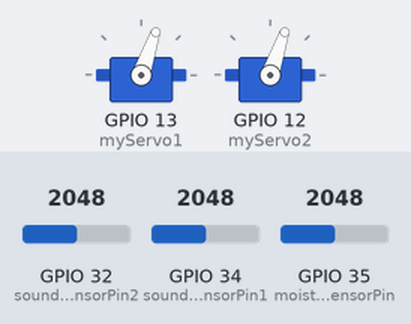
The sketch below on a simulated ESP32. Shown: 2 × servo. Inputs (shaded band) come from the test bench; at power-on: GPIO 32 (soundSensorPin2) = 2048, GPIO 34 (soundSensorPin1) = 2048, GPIO 35 (moistureSensorPin) = 2048. What the sketch prints to the serial monitor is not drawn.

Above: at 0.05 s.
At 0.95 s:
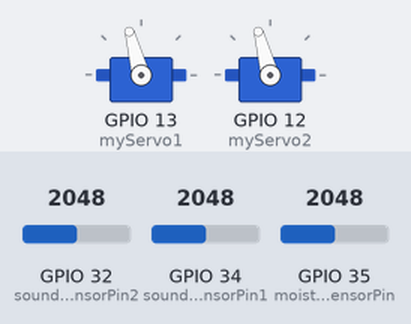
At 1.4 s:
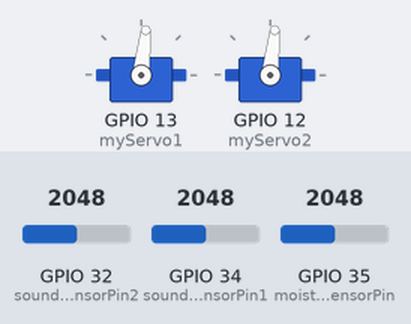
At 3.05 s:
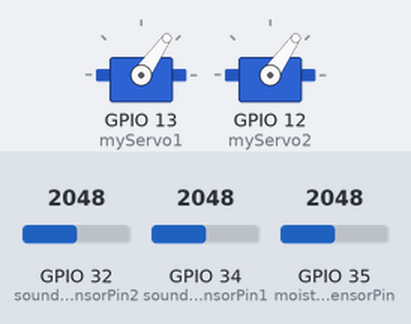
Timing chart, 0 to 7.7 s (numbered marks = the images above):
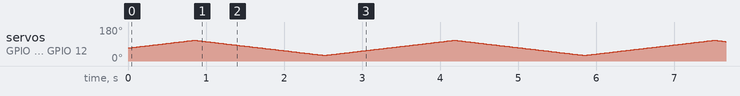

The sketch:

smart_cradle.ino
```cpp
#include <ESP32Servo.h>

Servo myServo1; // First Servo object
Servo myServo2; // Second Servo object

const int soundSensorPin1 = 34; // Sound sensor for the first servo
const int soundSensorPin2 = 32; // Sound sensor for the second servo
const int moistureSensorPin = 35; // Soil moisture sensor for controlling the servos

int thresholdHigh = 800;  // Sound level above which the servo should activate
int thresholdLow = 500;   // Sound level below which the servo should stop
int moistureThreshold = 600; // Threshold for soil moisture, adjust based on calibration
int moistureLevel = 0;    // Store the current moisture level

int pos1 = 70; // Initial position for the first servo
int pos2 = 70; // Initial position for the second servo
int increment1 = 1; // Step size for the first servo movement
int increment2 = -1; // Step size for the second servo movement (opposite direction)

bool servoActive1 = false; // Flag to indicate whether the first servo should move
bool servoActive2 = false; // Flag to indicate whether the second servo should move

unsigned long startMillis = 0; // Timer to track the 30 seconds of rotation
unsigned long rotateDuration = 30000; // 30 seconds in milliseconds

void setup() {
  myServo1.attach(13); // Attach the first servo to GPIO 13
  myServo2.attach(12); // Attach the second servo to GPIO 12

  pinMode(soundSensorPin1, INPUT); // Initialize the first sound sensor pin
  pinMode(soundSensorPin2, INPUT); // Initialize the second sound sensor pin
  pinMode(moistureSensorPin, INPUT); // Initialize the moisture sensor pin

  Serial.begin(115200); // Start serial communication for debugging
}

void loop() {
  int soundLevel1 = analogRead(soundSensorPin1); // Read the first sound sensor
  int soundLevel2 = analogRead(soundSensorPin2); // Read the second sound sensor
  moistureLevel = analogRead(moistureSensorPin); // Read the moisture sensor

  Serial.print("Sound Level 1: ");
  Serial.print(soundLevel1);
  Serial.print("\tSound Level 2: ");
  Serial.println(soundLevel2);
  Serial.print("\tMoisture Level: ");
  Serial.println(moistureLevel);

  // Check if the first sound sensor is above the threshold and activate the corresponding servo
  if (soundLevel1 > thresholdHigh && !servoActive1) {
    servoActive1 = true; // Start first servo movement
    startMillis = millis(); // Start the timer for 30 seconds
    Serial.println("Sound detected on Sensor 1! Starting rotation for Servo 1.");
  }

  // Check if the second sound sensor is above the threshold and activate the corresponding servo
  if (soundLevel2 > thresholdHigh && !servoActive2) {
    servoActive2 = true; // Start second servo movement
    startMillis = millis(); // Start the timer for 30 seconds
    Serial.println("Sound detected on Sensor 2! Starting rotation for Servo 2.");
  }

  // If the first servo is active, move it
  if (servoActive1) {
    myServo1.write(pos1);
    pos1 += increment1;
    if (pos1 >= 110 || pos1 <= 30) {
      increment1 = -increment1; // Reverse direction when limits are reached
    }

    // Stop after 30 seconds
    if (millis() - startMillis >= rotateDuration) {
      servoActive1 = false;
      myServo1.write(90); // Center the servo at 90°
      Serial.println("30 seconds passed. Stopping Servo 1.");
    }
  }

  // If the second servo is active, move it
  if (servoActive2) {
    myServo2.write(pos2);
    pos2 -= increment2; // Move in the opposite direction of Servo 1
    if (pos2 >= 110 || pos2 <= 30) {
      increment2 = -increment2; // Reverse direction when limits are reached
    }

    // Stop after 30 seconds
    if (millis() - startMillis >= rotateDuration) {
      servoActive2 = false;
      myServo2.write(90); // Center the servo at 90°
      Serial.println("30 seconds passed. Stopping Servo 2.");
    }
  }

  // If the moisture level is low and no sound is detected, stop all servos
  if (moistureLevel < moistureThreshold && !servoActive1 && !servoActive2) {
    myServo1.write(90); // Center all servos
    myServo2.write(90);
    Serial.println("Soil moisture is low! All servos stopped.");
  }

  delay(20); // Small delay to smooth servo movement
}
```
